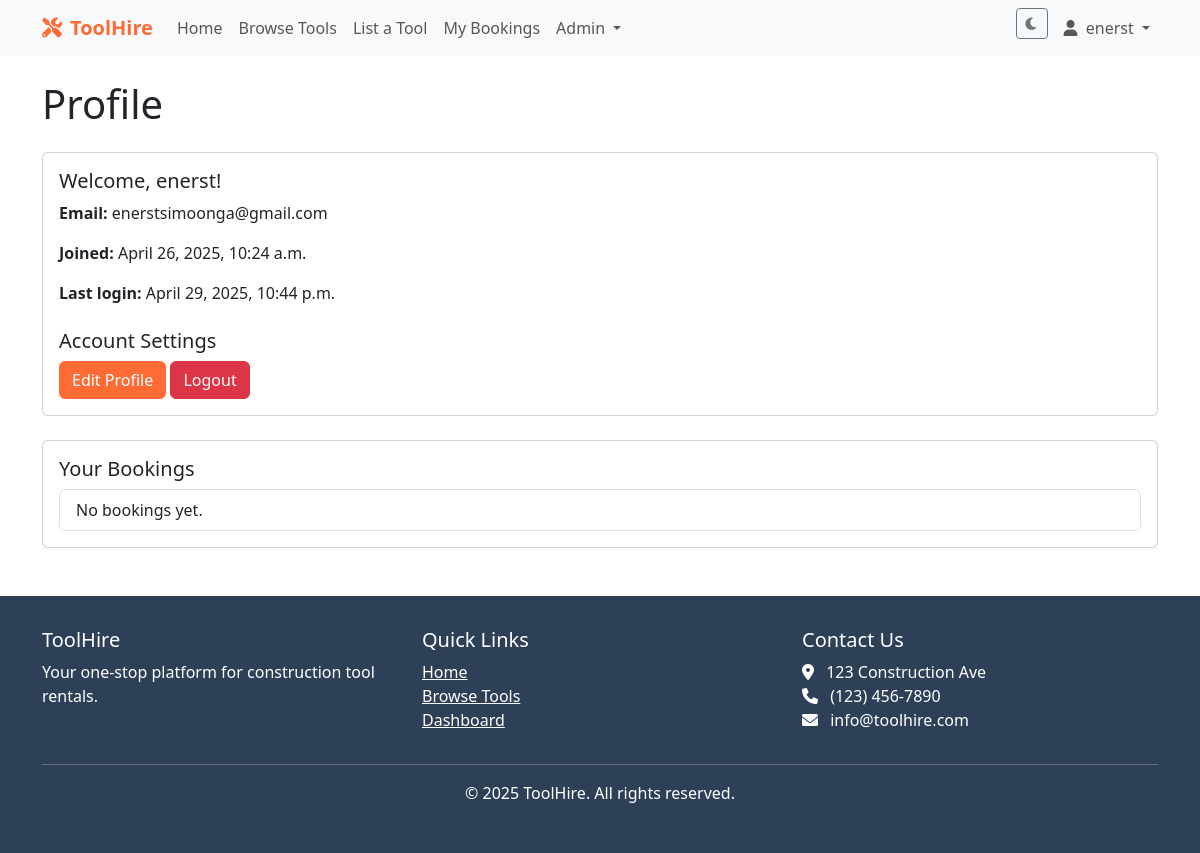
Page /accounts/profile/ (signed in) on the committed database.
### accounts/models.py (models this page shows, shortened)
class CustomUser(AbstractUser):
    phone_number = models.CharField(max_length=15, blank=True)
    address = models.TextField(blank=True)
    is_tool_owner = models.BooleanField(default=False)
    profile_picture = models.ImageField(upload_to='profile_pics/', blank=True, null=True)
    dark_mode = models.BooleanField(default=False)

### accounts/views.py (the view)
# urls.py: path('profile/', views.profile, name='profile'),
@login_required
def profile(request):
    if request.method == 'POST':
        form = CustomUserChangeForm(request.POST, request.FILES, instance=request.user)
        if form.is_valid():
            form.save()
            messages.success(request, 'Profile updated successfully!')
            return redirect('profile')
    else:
        form = CustomUserChangeForm(instance=request.user)
    return render(request, 'accounts/profile.html', {'form': form})

### templates/accounts/profile.html (shortened to what this page needs)
{% extends 'base.html' %}
{% block content %}
<div class="container">
    <h1 class="mt-4">Profile</h1>
    <div class="card mt-4">
        <div class="card-body">
            <h5 class="card-title">Welcome, {{ user.username }}!</h5>
            <p class="card-text"><strong>Email:</strong> {{ user.email }}</p>
            <p class="card-text"><strong>Joined:</strong> {{ user.date_joined }}</p>
            <p class="card-text"><strong>Last login:</strong> {{ user.last_login }}</p>
            <div class="mt-4">
                <h5>Account Settings</h5>
                <a href="{% url 'accounts:edit_profile' %}" class="btn btn-primary">Edit Profile</a>
                <a href="{% url 'accounts:logout' %}" class="btn btn-danger">Logout</a>
            </div>
        </div>
    </div>
    <div class="card mt-4">
        <div class="card-body">
            <h5 class="card-title">Your Bookings</h5>
            <ul class="list-group">
                {% for booking in user.bookings.all %}
                <li class="list-group-item">
                    <strong>{{ booking.tool.name }}</strong> - {{ booking.start_date }} to {{ booking.end_date }}
                    <span class="badge bg-{{ booking.status|lower }}">{{ booking.status }}</span>
                </li>
                {% empty %}
                <li class="list-group-item">No bookings yet.</li>
                {% endfor %}
            </ul>
        </div>
    </div>
</div>
{% endblock %}

### templates/base.html (shortened to what this page needs)
<!DOCTYPE html>
<html lang="en">
<head>
    <link href="https://cdn.jsdelivr.net/npm/bootstrap-icons@1.10.5/font/bootstrap-icons.css" rel="stylesheet">
    <link href="https://cdn.jsdelivr.net/npm/bootstrap@5.3.0-alpha1/dist/css/bootstrap.min.css" rel="stylesheet">
    <link rel="stylesheet" href="https://cdnjs.cloudflare.com/ajax/libs/font-awesome/6.0.0/css/all.min.css">
</head>
<body class="{% if user.is_authenticated and user.dark_mode %}dark-mode{% endif %}">
    <nav class="navbar navbar-expand-lg navbar-light bg-light">
        <div class="container">
            <a class="navbar-brand" href="{% url 'home' %}">
                <i class="fas fa-tools me-2"></i>ToolHire
            </a>
            <div class="collapse navbar-collapse" id="navbarNav">
                <ul class="navbar-nav me-auto">
                    <li class="nav-item">
                        <a class="nav-link" href="{% url 'home' %}">Home</a>
                    </li>
                    <li class="nav-item">
                        <a class="nav-link" href="{% url 'tools:tool_list' %}">Browse Tools</a>
                    </li>
                    {% if user.is_authenticated %}
                        <li class="nav-item">
                            <a class="nav-link" href="{% url 'tools:create_tool' %}">List a Tool</a>
                        </li>
                        <li class="nav-item">
                            <a class="nav-link" href="{% url 'booking_list' %}">My Bookings</a>
                        </li>
                    {% endif %}
                    {% if user.is_staff %}
                        <li class="nav-item dropdown">
                            <a class="nav-link dropdown-toggle" href="#" id="adminDropdown" role="button" data-bs-toggle="dropdown">
                                Admin
                            </a>
                        </li>
                    {% endif %}
                </ul>
                <ul class="navbar-nav">
                    <li class="nav-item">
                        <button id="darkModeToggle" class="btn btn-sm btn-outline-secondary me-2">
                            <i class="fas fa-moon"></i>
                        </button>
                    </li>
                    {% if user.is_authenticated %}
                        <li class="nav-item dropdown">
                            <a class="nav-link dropdown-toggle" href="#" id="userDropdown" role="button" data-bs-toggle="dropdown">
                                <i class="fas fa-user me-1"></i> {{ user.username }}
                            </a>
                        </li>
                    {% endif %}
                </ul>
            </div>
        </div>
    </nav>
    {% block content %}{% endblock %}
    <footer class="footer">
        <div class="container">
            <div class="row">
                <div class="col-md-4">
                    <h5>ToolHire</h5>
                    <p>Your one-stop platform for construction tool rentals.</p>
                </div>
                <div class="col-md-4">
                    <h5>Quick Links</h5>
                    <ul class="list-unstyled">
                        <li><a href="{% url 'home' %}" class="text-white">Home</a></li>
                        <li><a href="{% url 'tools:tool_list' %}" class="text-white">Browse Tools</a></li>
                        {% if user.is_authenticated %}
                            <li><a href="{% url 'accounts:dashboard' %}" class="text-white">Dashboard</a></li>
                        {% else %}
                            <li><a href="{% url 'accounts:login' %}" class="text-white">Login</a></li>
                            <li><a href="{% url 'accounts:register' %}" class="text-white">Sign Up</a></li>
                        {% endif %}
                    </ul>
                </div>
                <div class="col-md-4">
                    <h5>Contact Us</h5>
                    <address>
                        <i class="fas fa-map-marker-alt me-2"></i> 123 Construction Ave<br>
                        <i class="fas fa-phone me-2"></i> (123) 456-7890<br>
                        <i class="fas fa-envelope me-2"></i> info@toolhire.com
                    </address>
                </div>
            </div>
            <hr class="bg-light">
            <div class="text-center">
                <p>&copy; {% now "Y" %} ToolHire. All rights reserved.</p>
            </div>
        </div>
    </footer>
</body>
</html>

### templates/base.html (style rules this page uses)
:root { --primary-color: #ff6b35; --secondary-color: #2e4057; --light-color: #f8f9fa; --dark-color: #212529; }
.btn-primary { background-color: var(--primary-color); border-color: var(--primary-color); }
.navbar-brand { font-weight: bold; color: var(--primary-color) !important; }
.footer { background-color: var(--secondary-color); color: white; padding: 2rem 0; margin-top: 3rem; }

### rows in the picture
CustomUser: username "enerst", email "enerstsimoonga@gmail.com", date_joined "April 26, 2025, 10:24 a.m.", last_login "April 29, 2025, 10:44 p.m."
